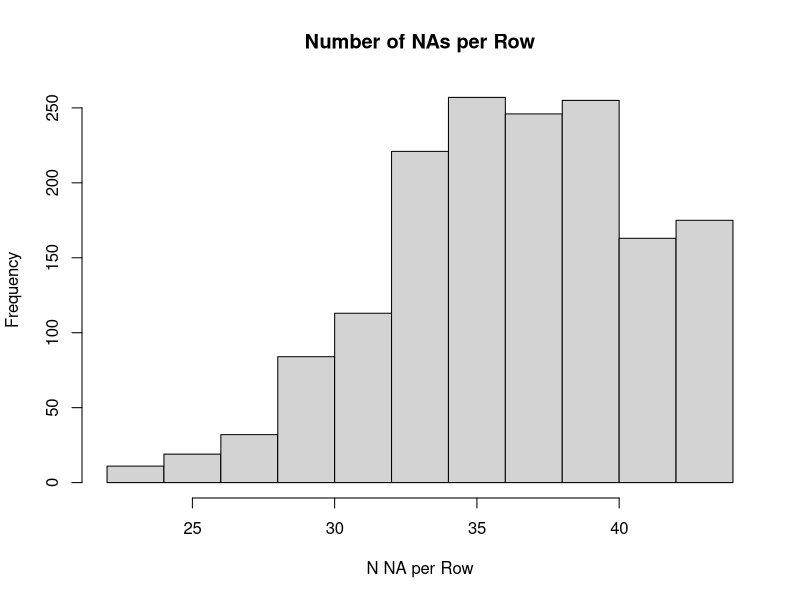

Here is the R script that generated this plot:
## ---- chunk 1
htmltools::tagList(rmarkdown::html_dependency_font_awesome())
## ---- chunk 2
library(readxl)
library(tidyverse)
## ---- chunk 3
library(here)
## ---- chunk 4
data_dirty <- read_excel(here("data/Reproducibility Survey Raw Data.xlsx"))
## ---- chunk 5
replace_idx = which(!is.na(data_dirty[1,]))
## ---- chunk 6
colnames(data_dirty)[replace_idx] <- data_dirty[1,replace_idx]
## ---- chunk 7
data_clean <- data_dirty[-1,]
## ---- chunk 8
colnames(data_clean)[c(7,8,9)] <- paste0('published_manuscript-',colnames(data_clean)[c(7,8,9)])
## ---- chunk 9
colnames(data_clean) <- colnames(data_clean) %>% 
  str_replace_all("\\s", "_") %>% # remove spaces
  str_replace_all("\"", "") %>% # remove backslashed
  str_replace_all(",", "") %>% # remove commas
  tolower() # all lower case
## ---- chunk 10
pdf('missing_values.pdf')
hist(rowSums(is.na(data_clean)), main='Number of NAs per Row',xlab='N NA per Row')
dev.off()
## ---- chunk 11
write.csv(data_clean, file=here('data/data_clean.csv'), row.names = F)
